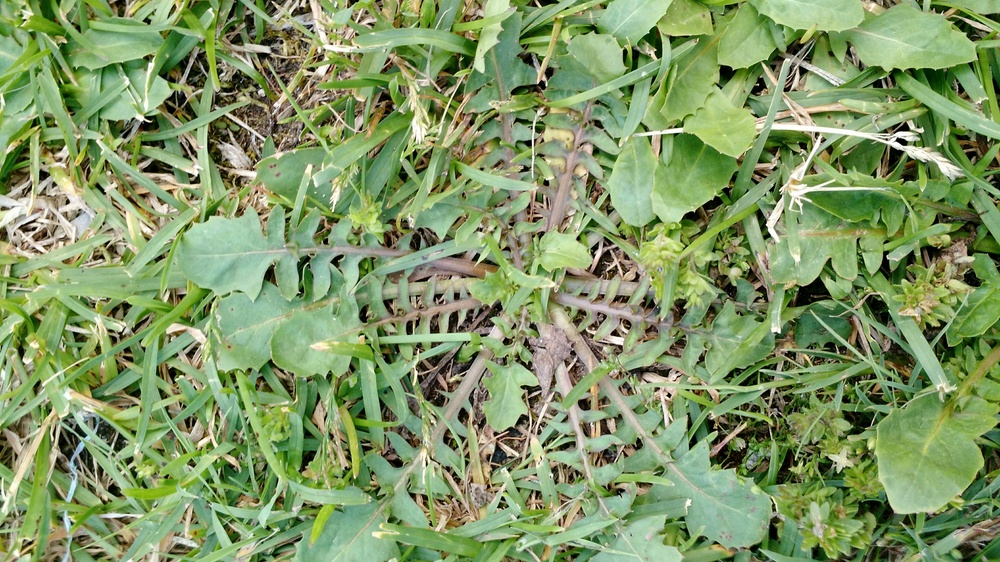
#> input picture Central/IMG_20170521_171632202.jpg, 1000 x 562 px, shrunk from 4160 x 2340 before the run, given in place of , which was not available
$ python capturestream.py
#> lines starting #> are read from the running program, lines starting #| are printed output that depends on the picture; after the words box and inside, x2 and y2 are one past the last pixel; in counts of white or black regions, pixels touching at a corner belong together; pictures that were not available may be replaced by others from this repository, and a replacement may not be noted
# -*- coding: utf-8 -*-
"""
Created on Sun Jan 14 12:29:23 2018

@author: Cyril
"""
import numpy as np
import cv2
cam = cv2.VideoCapture('http://192.168.1.23:8080/?action=stream')
lower_green = np.array ([55,0,0])
upper_green = np.array ([65,255,255])

lower_yellow = np.array ([16,0,0])
upper_yellow = np.array ([21,255,255])


lower_black = np.array ([0,0,0])
upper_black = np.array ([255,255,40])

# grab the dimensions and compute the center of the image
ret,image = cam.read()
#> image is the input picture: shape (562, 1000, 3); mean B, G, R 101.6, 150.8, 128.8
(h, w) = image.shape[:2]
#> h = 562; w = 1000
(cX, cY) = (int(w*0.95 ), int(h))
#> cX = 950; cY = 562


  # touche k=38 fleche du haut
  # touche k=40 fleche du bas
seuil = 10

while True :
    ret,image = cam.read()
    if ret == True :

        (axesX, axesY) = (int(h *0.95  ), int(h *0.95  ))
#> axesX = 533; axesY = 533
        ellipMask = np.zeros(image.shape[:2], dtype = "uint8")
        cv2.ellipse(ellipMask, (cX, cY), (axesX, axesY), 0, 0, 360, 255, -1, lineType = 8, shift = 1)#cyril 05 aout 2017
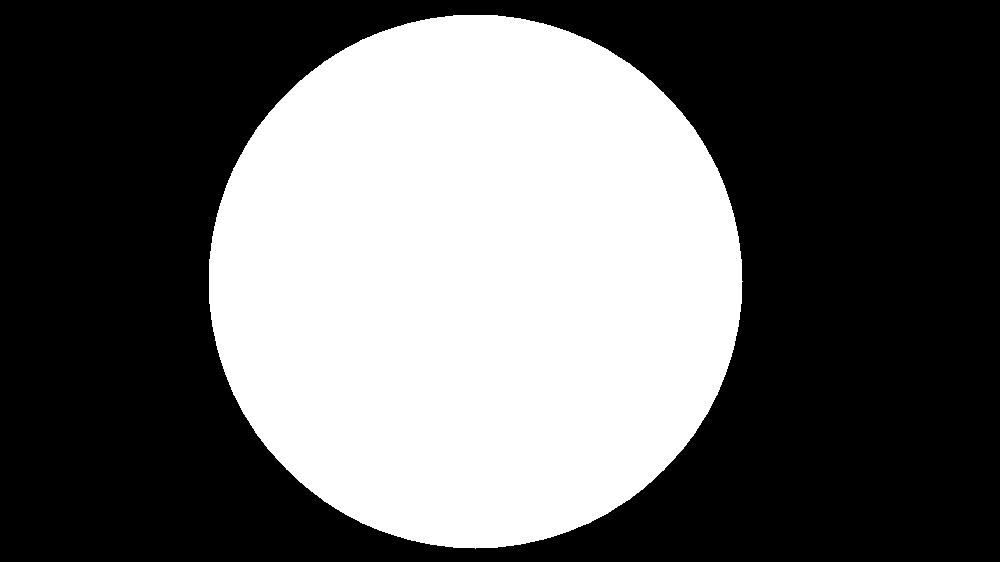
#> ellipMask: shape (562, 1000); 39.8% white; 1 white region, box (x1, y1, x2, y2) and area: (209, 15, 743, 549) 223563

        #ellipMask= cv2.bitwise_not(ellipMask)  # mask pour eliminer l'exterieur du fish-eye

        hsv = cv2.cvtColor(image, cv2.COLOR_BGR2HSV)
#> hsv: shape (562, 1000, 3); mean H, S, V 43.1, 101.3, 152.8


        res = cv2.bitwise_and(image, image, mask = ellipMask)  #conservation uniquement de l'interieur de l'objectif
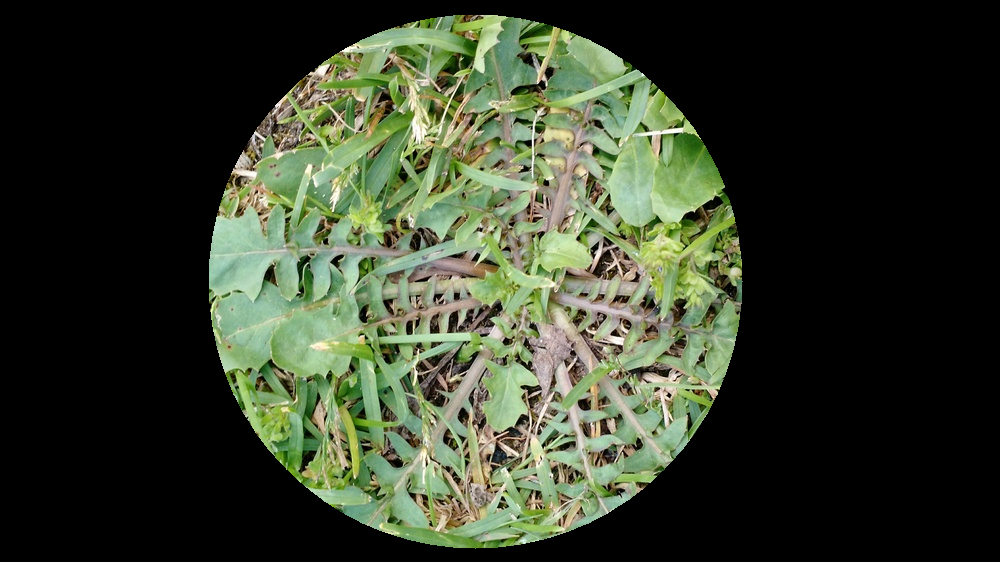
#> res: shape (562, 1000, 3); mean B, G, R 43.5, 61.1, 53.6
        # ça fonctionne maintenant il faudra utiliser le mask ellipmask en inverse pour aller chercher le tire bouchon noir.

        mask = cv2.inRange(hsv,lower_black, upper_black)# lower_black, upper_black)
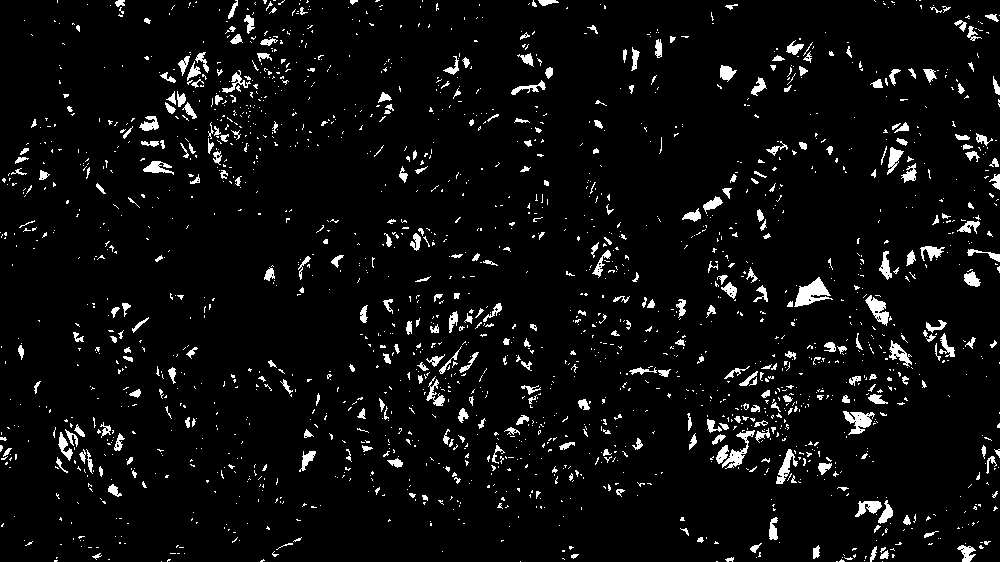
#> mask: shape (562, 1000); 5% white; 1946 white regions (1601 under 20 px), largest, box (x1, y1, x2, y2) and area: (794, 277, 833, 307) 564, (843, 411, 875, 435) 394, (722, 430, 755, 469) 358


        #mask = cv2.subtract(mask, ellipMask)
        mask_inv= cv2.bitwise_not(mask)


        kernel = np.ones((40,40),np.uint8)
        erosion = cv2.erode(mask, kernel, iterations = 1)
#> erosion: shape (562, 1000); every value is 0
        # dilation = cv2.dilate(mask, kernel, iterations = 1)              ne donne rien
        opening = cv2.morphologyEx(mask, cv2.MORPH_OPEN, kernel)
        # closing = cv2.morphologyEx(mask, cv2.MORPH_CLOSE, kernel)    ne donne rien

        opening_inv= cv2.bitwise_not(opening)
#> opening_inv: shape (562, 1000); every value is 255
        res2 = cv2.bitwise_and(image, image, mask = opening)
#> res2: shape (562, 1000, 3); every value is 0

        cv2.imshow('ground',res)

    k = cv2.waitKey(5) & 0xFF
#> (key Esc is pressed here)
    if k ==27 :
        break
    elif k == 38 :
        seuil=seuil+10
        print (seuil)
    elif k== 40 :
        seuil=seuil-10
        print(seuil)

    #elif k==-1:  # normally -1 returned,so don't print it
     #   continue
    #else:
       # print (k) # else print its value


cv2.destroyAllWindows()
cam.release();

$ run again, on Central/deux_rosettes_gazon_fin.jpg
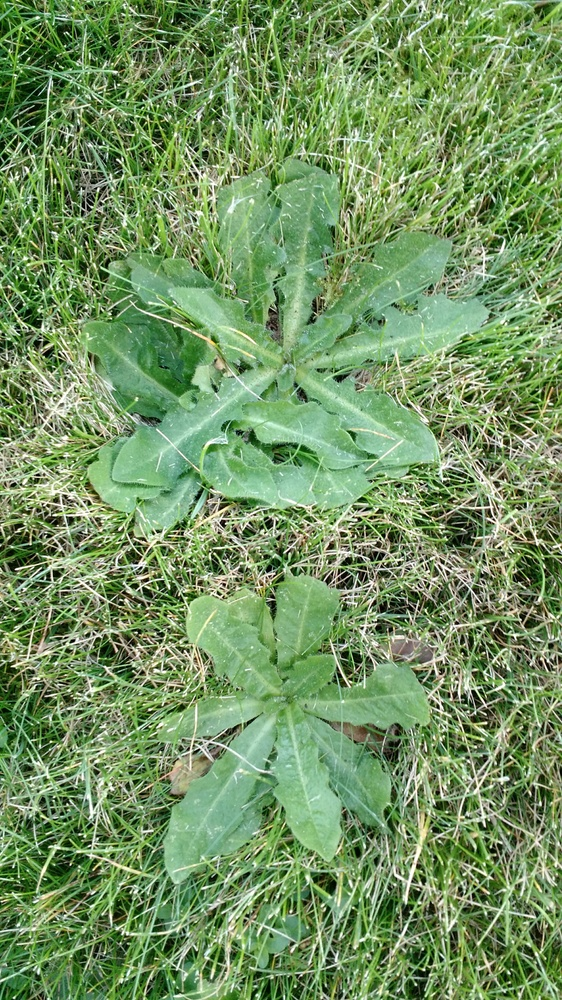
#> input picture Central/deux_rosettes_gazon_fin.jpg, 562 x 1000 px, shrunk from 2340 x 4160 before the run, given in place of , which was not available
#> image is the input picture: shape (1000, 562, 3); mean B, G, R 97.3, 147.4, 115.2
#> `cv2.ellipse(ellipMask, (cX, cY), (axesX, axesY), 0, 0, 360, 255, -1, l..`:
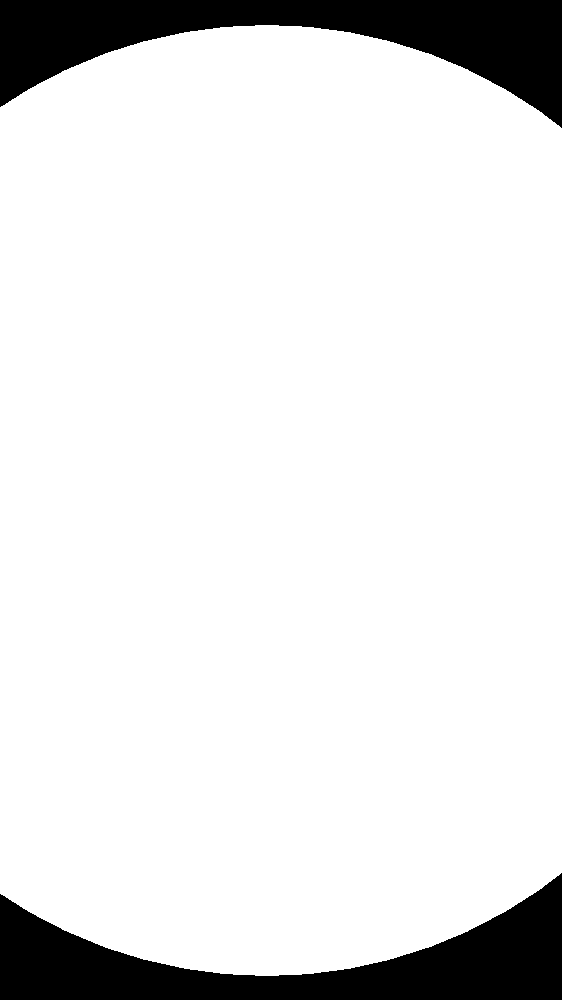
#> ellipMask: shape (1000, 562); 89.1% white; 2 black regions, box (x1, y1, x2, y2) and area: (0, 0, 562, 128) 30905, (0, 873, 562, 1000) 30343
#> hsv: shape (1000, 562, 3); mean H, S, V 49.1, 104, 147.6
#> `mask = cv2.inRange(hsv,lower_black, upper_black)# lower_black, upper_b..`:
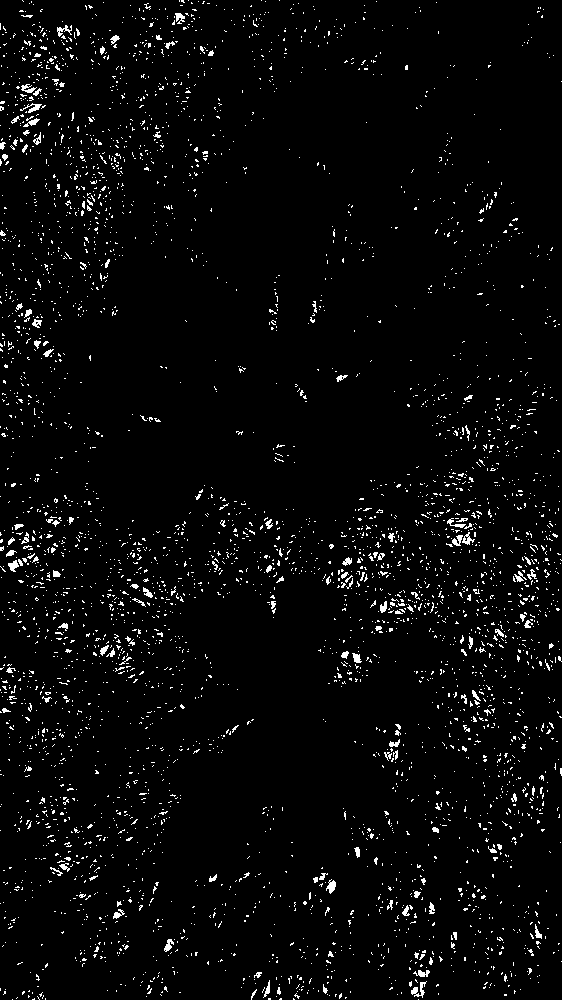
#> mask: shape (1000, 562); 3.2% white in thin lines or dots
#> mask_inv: shape (1000, 562); 96.8% white; black in thin lines or dots
#> erosion: shape (1000, 562); every value is 0
#> opening_inv: shape (1000, 562); every value is 255
#> res2: shape (1000, 562, 3); every value is 0
